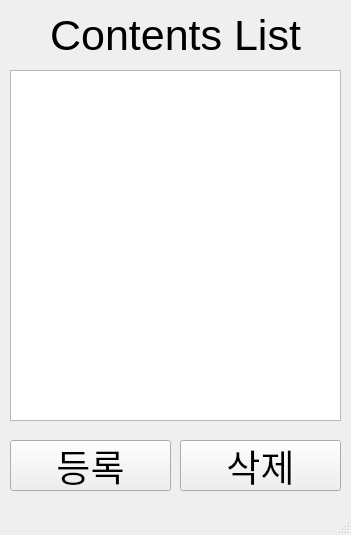
<?xml version="1.0" encoding="UTF-8"?>
<ui version="4.0">
 <class>KUFLIXserver</class>
 <widget class="QMainWindow" name="KUFLIXserver">
  <property name="geometry">
   <rect>
    <x>0</x>
    <y>0</y>
    <width>351</width>
    <height>535</height>
   </rect>
  </property>
  <property name="windowTitle">
   <string>KUFLIXserver</string>
  </property>
  <widget class="QWidget" name="centralwidget">
   <widget class="QLabel" name="contentsList">
    <property name="geometry">
     <rect>
      <x>20</x>
      <y>10</y>
      <width>311</width>
      <height>51</height>
     </rect>
    </property>
    <property name="font">
     <font>
      <pointsize>32</pointsize>
     </font>
    </property>
    <property name="text">
     <string>Contents List</string>
    </property>
    <property name="alignment">
     <set>Qt::AlignCenter</set>
    </property>
   </widget>
   <widget class="QPushButton" name="uploadButton">
    <property name="geometry">
     <rect>
      <x>10</x>
      <y>440</y>
      <width>161</width>
      <height>51</height>
     </rect>
    </property>
    <property name="font">
     <font>
      <pointsize>28</pointsize>
     </font>
    </property>
    <property name="text">
     <string>등록</string>
    </property>
   </widget>
   <widget class="QPushButton" name="deleteButton">
    <property name="geometry">
     <rect>
      <x>180</x>
      <y>440</y>
      <width>161</width>
      <height>51</height>
     </rect>
    </property>
    <property name="font">
     <font>
      <pointsize>28</pointsize>
     </font>
    </property>
    <property name="text">
     <string>삭제</string>
    </property>
   </widget>
   <widget class="QListWidget" name="itemList">
    <property name="geometry">
     <rect>
      <x>10</x>
      <y>70</y>
      <width>331</width>
      <height>351</height>
     </rect>
    </property>
   </widget>
  </widget>
  <widget class="QMenuBar" name="menubar">
   <property name="geometry">
    <rect>
     <x>0</x>
     <y>0</y>
     <width>351</width>
     <height>23</height>
    </rect>
   </property>
  </widget>
  <widget class="QStatusBar" name="statusbar"/>
 </widget>
 <resources/>
 <connections/>
</ui>
